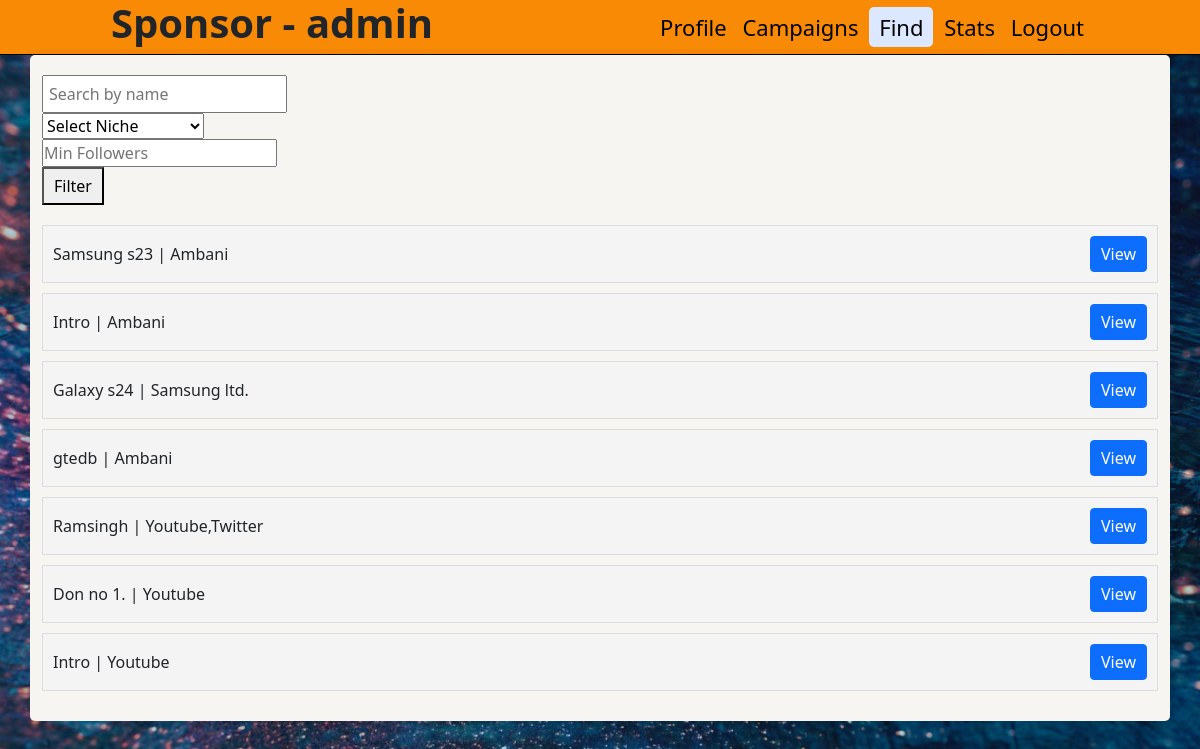
Screenshot of /sponsorsearch (signed in) with the database file from the repository.
### backend/models.py (models this page shows)
class Campaign_Info(db.Model):
    __tablename__="campaign_info"
    id=db.Column(db.Integer,primary_key=True)
    name=db.Column(db.String,nullable=False)
    description=db.Column(db.String,nullable=False)
    start_date=db.Column(db.String,nullable=False)
    end_date=db.Column(db.String,nullable=False)
    budget=db.Column(db.String,nullable=False)
    visibility=db.Column(db.String,nullable=False,default="private")
    goals=db.Column(db.String,nullable=False)
    niche=db.Column(db.String,nullable=False,default="Not specific")
    sponsor_id=db.Column(db.Integer,db.ForeignKey("sponsor_info.id"),nullable=False)
    adrequest_info=db.relationship("Adrequest_Info",backref="campaign_info")
    flagged=db.Column(db.String,nullable=False,default="NO")

class Sponsor_Info(db.Model):
      __tablename__="sponsor_info"
      id=db.Column(db.Integer,primary_key=True)
      user_name=db.Column(db.String,unique=True,nullable=False)
      password=db.Column(db.String,nullable=False)
      name=db.Column(db.String,nullable=False)
      industry=db.Column(db.String,nullable=False)
      campaign_info=db.relationship("Campaign_Info",backref="sponsor_info")
      flagged=db.Column(db.String,nullable=False,default="NO")

class Influencer_Info(db.Model):
    __tablename__="influencer_info"
    id=db.Column(db.Integer,primary_key=True)
    user_name=db.Column(db.String,unique=True,nullable=False)
    password=db.Column(db.String,nullable=False)
    platform=db.Column(db.String,nullable=False)
    Followers=db.Column(db.Integer,nullable=False)
    name=db.Column(db.String,nullable=False)
    niche=db.Column(db.String,nullable=False)
    adrequest_info=db.relationship("Adrequest_Info",backref="influencer_info")
    flagged=db.Column(db.String,nullable=False,default="NO")

### backend/controllers.py (the view)
@app.route("/sponsorsearch", methods=["GET", "POST"])
def sponsorsearch():
    if 'sponsor' not in session:
        return redirect(url_for('userlogin'))
    uname = session.get('sponsor')
    query = request.args.get('query', '')
    niche = request.args.get('niche', '')
    min_followers = request.args.get('min_followers', 0, type=int)
    notflagged_campaigns_query = Campaign_Info.query.filter_by(flagged="NO")
    if query:
        notflagged_campaigns_query = notflagged_campaigns_query.filter(Campaign_Info.name.ilike(f"%{query}%"))
    if niche:
        notflagged_campaigns_query = notflagged_campaigns_query.filter(Campaign_Info.niche == niche)
    notflagged_campaigns = notflagged_campaigns_query.all()
    notflagged_influencers_query = Influencer_Info.query.filter_by(flagged="NO")
    if query:
        notflagged_influencers_query = notflagged_influencers_query.filter(Influencer_Info.name.ilike(f"%{query}%"))
    if niche:
        notflagged_influencers_query = notflagged_influencers_query.filter(Influencer_Info.niche == niche)
    if min_followers:
        notflagged_influencers_query = notflagged_influencers_query.filter(Influencer_Info.Followers >= min_followers)
    notflagged_influencers = notflagged_influencers_query.all()
    active_list = {
        f"campaign_{campaign.id}": [
            "campaign",
            campaign.name,
            campaign.sponsor_info.name,
            campaign.description,
            campaign.start_date,
            campaign.end_date,
            campaign.budget,
            campaign.visibility,
            campaign.goals,
            campaign.niche
        ] for campaign in notflagged_campaigns
    }
    active_list.update({
        f"influencer_{influencer.id}": [
            "influencer",
            influencer.name,
            influencer.platform,
            influencer.Followers,
            influencer.niche,
            influencer.user_name
        ] for influencer in notflagged_influencers
    })
    success_message = request.args.get('success_message')
    return render_template("sponsorsearch.html",
                           List=active_list,
                           user=uname,
                           success_message=success_message,
                           campaigns=notflagged_campaigns)

### templates/sponsorsearch.html (shortened to what this page needs)
<!DOCTYPE html>
<html lang="en">
<head>
    <link rel="stylesheet" href="/static/style.css">
    <link href="https://cdn.jsdelivr.net/npm/bootstrap@5.0.2/dist/css/bootstrap.min.css" rel="stylesheet">
</head>
<body class="bfd55">
    <header>
        <nav class="navigation">
            <h1 id="admindash"><b>Sponsor - {{user}}</b></h1>
            <div id="admin_button">
                <a href="/sponsordashboard" class="bt">Profile</a>
                <a href="/sponsorcampaign" class="bt">Campaigns</a>
                <a href="/sponsorsearch" id="active" class="bt">Find</a>
                <a href="/sponsorstats" class="bt">Stats</a>
                <a href="/userlogin" class="bt">Logout</a>
            </div>
        </nav>
    </header>
    <div class="container">
        <div class="search-filter">
            <form method="GET" action="/sponsorsearch" id="search-form">
                <input type="text" name="query" placeholder="Search by name">
                <select name="niche">
                    <option value="">Select Niche</option>
                </select>
                <input type="number" name="min_followers" placeholder="Min Followers">
                <button type="submit">Filter</button>
            </form>
        </div>
        {% if List %}
        {% for key, values in List.items() %}
            <div class="item">
                <div>{{ values[1] }} | {{ values[2] }}</div>
                <div>
                    <button type="button" class="btn btn-primary" data-bs-toggle="modal" data-bs-target="#Modal{{ key }}">View</button>
                </div>
            </div>
        {% endfor %}
    {% else %}
        <h5>No data to show</h5>
    {% endif %}
</div>
</body>
</html>

### static/style.css (style rules this page uses)
* { margin: 0; padding: 0; }
.bt { text-decoration: none; padding: 5px; color: black; }
.bfd55 { background-image:url(/static/img/img-searchs.jpg); background-repeat: no-repeat; background-size: cover; background-position: center; }
#active { background-color: #dce8ff; padding: 5px 10px; border-radius: 5px; }
.navigation { display: flex; background-color: rgb(248, 138, 5); height: 55px;; justify-content: space-around; align-items: center; border-bottom: 1px solid black; }
#admin_button { font-size: 22px; }
.search-filter { display: flex; justify-content: end; margin-bottom: 20px; width: 25%; }
.search-filter input[type="text"] { padding: 5px; font-size: 16px; margin-right: 10px; flex-grow: 1; }
.search-filter button { padding: 5px 10px; font-size: 16px; cursor: pointer; }
.item { display: flex; justify-content: space-between; align-items: center; background-color: #f4f4f4; padding: 10px; border: 1px solid #ddd; margin-bottom: 10px; }
.item div { display: flex; align-items: center; }
.item button { padding: 5px 10px; margin-left: 10px; cursor: pointer; }
.container { display: inline-flexbox; background-color: #f6f5f1; border-radius: 5px; padding: 20px; box-shadow: 0 0 10px rgba(0, 0, 0, 0.1); }

### templates/sponsorsearch.html (style rules this page uses)
body,html { height: 100%; }

### rows the page displays
Campaign_Info: name "Samsung s23"
Sponsor_Info: name "Ambani" "Ambani" "Ambani"
Campaign_Info: name "Intro"
Campaign_Info: name "Galaxy s24"
Sponsor_Info: name "Samsung ltd."
Campaign_Info: name "gtedb"
Influencer_Info: name "Ramsingh", platform "Youtube,Twitter"
Influencer_Info: name "Don no 1.", platform "Youtube"
Influencer_Info: name "Intro", platform "Youtube"
